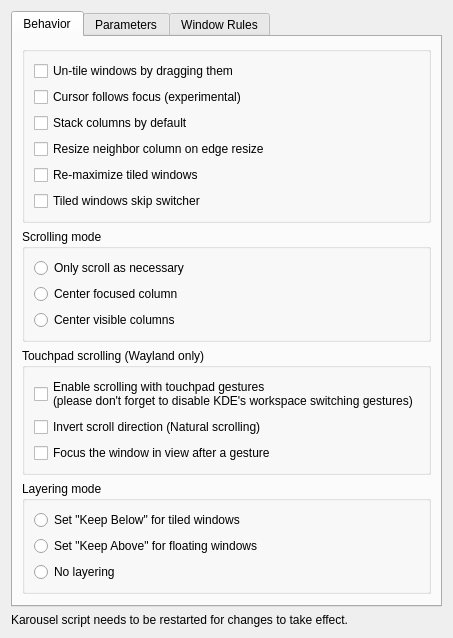
<?xml version="1.0" encoding="UTF-8"?>
<ui version="4.0">
    <class>KWin::KarouselConfigForm</class>
    <widget class="QWidget" name="KWin::KarouselConfigForm">
        <property name="windowTitle">
            <string>Karousel</string>
        </property>
        <property name="autoFillBackground">
            <bool>false</bool>
        </property>
        <layout class="QVBoxLayout" name="layout_main">
            <item>
                <widget class="QTabWidget" name="tabContainer">
                    <widget class="QWidget" name="tab_behavior">
                        <attribute name="title">
                            <string>Behavior</string>
                        </attribute>
                        <layout class="QVBoxLayout">
                            <item>
                                <widget class="QGroupBox">
                                    <property name="flat">
                                        <bool>true</bool>
                                    </property>
                                    <layout class="QVBoxLayout">
                                        <item>
                                            <widget class="QCheckBox" name="kcfg_untileOnDrag">
                                                <property name="text">
                                                    <string>Un-tile windows by dragging them</string>
                                                </property>
                                            </widget>
                                        </item>
                                        <item>
                                            <widget class="QCheckBox" name="kcfg_cursorFollowsFocus">
                                                <property name="text">
                                                    <string>Cursor follows focus (experimental)</string>
                                                </property>
                                                <property name="toolTip">
                                                    <string>When a window gains focus, move the cursor to it</string>
                                                </property>
                                            </widget>
                                        </item>
                                        <item>
                                            <widget class="QCheckBox" name="kcfg_stackColumnsByDefault">
                                                <property name="text">
                                                    <string>Stack columns by default</string>
                                                </property>
                                                <property name="toolTip">
                                                    <string>New columns start in stacked mode (only the active window visible)</string>
                                                </property>
                                            </widget>
                                        </item>
                                        <item>
                                            <widget class="QCheckBox" name="kcfg_resizeNeighborColumn">
                                                <property name="text">
                                                    <string>Resize neighbor column on edge resize</string>
                                                </property>
                                                <property name="toolTip">
                                                    <string>When resizing a column by dragging its edge, also inversely resize the column on the other side of the edge</string>
                                                </property>
                                            </widget>
                                        </item>
                                        <item>
                                            <widget class="QCheckBox" name="kcfg_reMaximize">
                                                <property name="text">
                                                    <string>Re-maximize tiled windows</string>
                                                </property>
                                                <property name="toolTip">
                                                    <string>Restore maximized and full-screen states of tiled windows on focus</string>
                                                </property>
                                            </widget>
                                        </item>
                                        <item>
                                            <widget class="QCheckBox" name="kcfg_skipSwitcher">
                                                <property name="text">
                                                    <string>Tiled windows skip switcher</string>
                                                </property>
                                            </widget>
                                        </item>
                                    </layout>
                                </widget>
                            </item>

                            <item>
                                <widget class="QGroupBox">
                                    <property name="title">
                                        <string>Scrolling mode</string>
                                    </property>
                                    <layout class="QVBoxLayout">
                                        <item>
                                            <widget class="QRadioButton" name="kcfg_scrollingLazy">
                                                <property name="text">
                                                    <string>Only scroll as necessary</string>
                                                </property>
                                            </widget>
                                        </item>
                                        <item>
                                            <widget class="QRadioButton" name="kcfg_scrollingCentered">
                                                <property name="text">
                                                    <string>Center focused column</string>
                                                </property>
                                            </widget>
                                        </item>
                                        <item>
                                            <widget class="QRadioButton" name="kcfg_scrollingGrouped">
                                                <property name="text">
                                                    <string>Center visible columns</string>
                                                </property>
                                            </widget>
                                        </item>
                                    </layout>
                                </widget>
                            </item>

                            <item>
                                <widget class="QGroupBox">
                                    <property name="title">
                                        <string>Touchpad scrolling (Wayland only)</string>
                                    </property>
                                    <layout class="QVBoxLayout">
                                        <item>
                                            <widget class="QCheckBox" name="kcfg_gestureScroll">
                                                <property name="text">
                                                    <string>Enable scrolling with touchpad gestures
(please don't forget to disable KDE's workspace switching gestures)</string>
                                                </property>
                                                <property name="toolTip">
                                                    <string>Scroll with a three-finger horizontal swipe gesture</string>
                                                </property>
                                            </widget>
                                        </item>

                                        <item>
                                            <widget class="QCheckBox" name="kcfg_gestureScrollInvert">
                                                <property name="text">
                                                    <string>Invert scroll direction (Natural scrolling)</string>
                                                </property>
                                            </widget>
                                        </item>

                                        <item>
                                            <widget class="QCheckBox" name="kcfg_gestureScrollFocus">
                                                <property name="text">
                                                    <string>Focus the window in view after a gesture</string>
                                                </property>
                                                <property name="toolTip">
                                                    <string>After a swipe, focus the window which is entirely in view and whose center is the closest to the center of the screen. Otherwise the focus stays on the window which was focused before the gesture, even if it's only partially visible.</string>
                                                </property>
                                            </widget>
                                        </item>
                                    </layout>
                                </widget>
                            </item>

                            <item>
                                <widget class="QGroupBox">
                                    <property name="title">
                                        <string>Layering mode</string>
                                    </property>
                                    <layout class="QVBoxLayout">
                                        <item>
                                            <widget class="QRadioButton" name="kcfg_tiledKeepBelow">
                                                <property name="text">
                                                    <string>Set "Keep Below" for tiled windows</string>
                                                </property>
                                            </widget>
                                        </item>
                                        <item>
                                            <widget class="QRadioButton" name="kcfg_floatingKeepAbove">
                                                <property name="text">
                                                    <string>Set "Keep Above" for floating windows</string>
                                                </property>
                                            </widget>
                                        </item>
                                        <item>
                                            <widget class="QRadioButton" name="kcfg_noLayering">
                                                <property name="text">
                                                    <string>No layering</string>
                                                </property>
                                            </widget>
                                        </item>
                                    </layout>
                                </widget>
                            </item>

                            <item>
                                <spacer name="spacer_footer">
                                    <property name="orientation">
                                        <enum>Qt::Vertical</enum>
                                    </property>
                                    <property name="sizeHint" stdset="0">
                                        <size>
                                            <width>0</width>
                                            <height>0</height>
                                        </size>
                                    </property>
                                </spacer>
                            </item>
                        </layout>
                    </widget>

                    <widget class="QWidget" name="tab_parameters">
                        <attribute name="title">
                            <string>Parameters</string>
                        </attribute>
                        <layout class="QFormLayout">
                            <item row="0" column="0">
                                <widget class="QLabel" name="label_gapsOuterTop">
                                    <property name="text">
                                        <string>Top margin:</string>
                                    </property>
                                </widget>
                            </item>
                            <item row="0" column="1">
                                <widget class="QSpinBox" name="kcfg_gapsOuterTop">
                                    <property name="suffix">
                                        <string> px</string>
                                    </property>
                                    <property name="maximum">
                                        <number>999</number>
                                    </property>
                                    <property name="value">
                                        <number>0</number>
                                    </property>
                                </widget>
                            </item>

                            <item row="1" column="0">
                                <widget class="QLabel" name="label_gapsOuterBottom">
                                    <property name="text">
                                        <string>Bottom margin:</string>
                                    </property>
                                </widget>
                            </item>
                            <item row="1" column="1">
                                <widget class="QSpinBox" name="kcfg_gapsOuterBottom">
                                    <property name="suffix">
                                        <string> px</string>
                                    </property>
                                    <property name="maximum">
                                        <number>999</number>
                                    </property>
                                    <property name="value">
                                        <number>0</number>
                                    </property>
                                </widget>
                            </item>

                            <item row="2" column="0">
                                <widget class="QLabel" name="label_gapsOuterLeft">
                                    <property name="text">
                                        <string>Left margin:</string>
                                    </property>
                                </widget>
                            </item>
                            <item row="2" column="1">
                                <widget class="QSpinBox" name="kcfg_gapsOuterLeft">
                                    <property name="suffix">
                                        <string> px</string>
                                    </property>
                                    <property name="maximum">
                                        <number>999</number>
                                    </property>
                                    <property name="value">
                                        <number>0</number>
                                    </property>
                                </widget>
                            </item>

                            <item row="3" column="0">
                                <widget class="QLabel" name="label_gapsOuterRight">
                                    <property name="text">
                                        <string>Right margin:</string>
                                    </property>
                                </widget>
                            </item>
                            <item row="3" column="1">
                                <widget class="QSpinBox" name="kcfg_gapsOuterRight">
                                    <property name="suffix">
                                        <string> px</string>
                                    </property>
                                    <property name="maximum">
                                        <number>999</number>
                                    </property>
                                    <property name="value">
                                        <number>0</number>
                                    </property>
                                </widget>
                            </item>

                            <item row="4" column="0">
                                <widget class="QLabel" name="label_gapsInnerHorizontal">
                                    <property name="text">
                                        <string>Horizontal gaps between windows:</string>
                                    </property>
                                </widget>
                            </item>
                            <item row="4" column="1">
                                <widget class="QSpinBox" name="kcfg_gapsInnerHorizontal">
                                    <property name="suffix">
                                        <string> px</string>
                                    </property>
                                    <property name="maximum">
                                        <number>999</number>
                                    </property>
                                    <property name="value">
                                        <number>0</number>
                                    </property>
                                </widget>
                            </item>

                            <item row="5" column="0">
                                <widget class="QLabel" name="label_gapsInnerVertical">
                                    <property name="text">
                                        <string>Vertical gaps between windows:</string>
                                    </property>
                                </widget>
                            </item>
                            <item row="5" column="1">
                                <widget class="QSpinBox" name="kcfg_gapsInnerVertical">
                                    <property name="suffix">
                                        <string> px</string>
                                    </property>
                                    <property name="maximum">
                                        <number>999</number>
                                    </property>
                                    <property name="value">
                                        <number>0</number>
                                    </property>
                                </widget>
                            </item>

                            <item row="6" column="0">
                                <widget class="QLabel" name="label_stackOffsetX">
                                    <property name="text">
                                        <string>Horizontal offset for stacked columns:</string>
                                    </property>
                                </widget>
                            </item>
                            <item row="6" column="1">
                                <widget class="QSpinBox" name="kcfg_stackOffsetX">
                                    <property name="suffix">
                                        <string> px</string>
                                    </property>
                                    <property name="maximum">
                                        <number>999</number>
                                    </property>
                                    <property name="value">
                                        <number>0</number>
                                    </property>
                                </widget>
                            </item>

                            <item row="7" column="0">
                                <widget class="QLabel" name="label_stackOffsetY">
                                    <property name="text">
                                        <string>Vertical offset for stacked columns:</string>
                                    </property>
                                </widget>
                            </item>
                            <item row="7" column="1">
                                <widget class="QSpinBox" name="kcfg_stackOffsetY">
                                    <property name="suffix">
                                        <string> px</string>
                                    </property>
                                    <property name="maximum">
                                        <number>999</number>
                                    </property>
                                    <property name="value">
                                        <number>0</number>
                                    </property>
                                </widget>
                            </item>

                            <item row="8" column="0">
                                <widget class="QLabel" name="label_manualScrollStep">
                                    <property name="text">
                                        <string>Manual scroll step size:</string>
                                    </property>
                                </widget>
                            </item>
                            <item row="8" column="1">
                                <widget class="QSpinBox" name="kcfg_manualScrollStep">
                                    <property name="suffix">
                                        <string> px</string>
                                    </property>
                                    <property name="maximum">
                                        <number>999</number>
                                    </property>
                                    <property name="value">
                                        <number>0</number>
                                    </property>
                                </widget>
                            </item>

                            <item row="9" column="0">
                                <widget class="QLabel" name="label_gestureScrollStep">
                                    <property name="text">
                                        <string>Touchpad gesture scrolling speed:</string>
                                    </property>
                                    <property name="toolTip">
                                        <string>The amount to scroll per edge-to-edge gesture</string>
                                    </property>
                                </widget>
                            </item>
                            <item row="9" column="1">
                                <widget class="QSpinBox" name="kcfg_gestureScrollStep">
                                    <property name="suffix">
                                        <string> px</string>
                                    </property>
                                    <property name="maximum">
                                        <number>10000</number>
                                    </property>
                                    <property name="minimum">
                                        <number>100</number>
                                    </property>
                                    <property name="singleStep">
                                        <number>100</number>
                                    </property>
                                    <property name="value">
                                        <number>1920</number>
                                    </property>
                                </widget>
                            </item>

                            <item row="10" column="0">
                                <widget class="QLabel" name="label_presetWidths">
                                    <property name="text">
                                        <string>Preset widths:</string>
                                    </property>
                                    <property name="toolTip">
                                        <string>Widths used for cycling through widths</string>
                                    </property>
                                </widget>
                            </item>
                            <item row="10" column="1">
                                <widget class="QLineEdit" name="kcfg_presetWidths">
                                    <property name="toolTip">
                                        <string>Comma-separated list of widths. Supported units: "px" and "%".</string>
                                    </property>
                                </widget>
                            </item>

                            <item row="11" column="0">
                                <widget class="QLabel" name="label_verticalResizeStep">
                                    <property name="text">
                                        <string>Vertical resize step size:</string>
                                    </property>
                                    <property name="toolTip">
                                        <string>Step size when increasing/decreasing window height</string>
                                    </property>
                                </widget>
                            </item>
                            <item row="11" column="1">
                                <widget class="QSpinBox" name="kcfg_verticalResizeStep">
                                    <property name="suffix">
                                        <string> px</string>
                                    </property>
                                    <property name="maximum">
                                        <number>999</number>
                                    </property>
                                    <property name="minimum">
                                        <number>1</number>
                                    </property>
                                    <property name="value">
                                        <number>1</number>
                                    </property>
                                </widget>
                            </item>

                            <item row="12" column="0">
                                <widget class="QLabel" name="label_offScreenOpacity">
                                    <property name="text">
                                        <string>Obscured window opacity:</string>
                                    </property>
                                </widget>
                            </item>
                            <item row="12" column="1">
                                <widget class="QSpinBox" name="kcfg_offScreenOpacity">
                                    <property name="suffix">
                                        <string> %</string>
                                    </property>
                                    <property name="maximum">
                                        <number>100</number>
                                    </property>
                                    <property name="value">
                                        <number>0</number>
                                    </property>
                                </widget>
                            </item>

                        </layout>
                    </widget>

                    <widget class="QWidget" name="tab_windowRules">
                        <attribute name="title">
                            <string>Window Rules</string>
                        </attribute>
                        <layout class="QVBoxLayout">
                            <item>
                                <layout class="QHBoxLayout">
                                    <item>
                                        <widget class="QLabel" name="label_desktops">
                                            <property name="text">
                                                <string>Tiled desktops:</string>
                                            </property>
                                            <property name="wordWrap">
                                                <bool>true</bool>
                                            </property>
                                        </widget>
                                    </item>
                                    <item>
                                        <widget class="QLineEdit" name="kcfg_tiledDesktops">
                                            <property name="toolTip">
                                                <string>Regex string to match desktops by desktop name"</string>
                                            </property>
                                        </widget>
                                    </item>
                                </layout>
                            </item>
                            <item>
                                <widget class="QPlainTextEdit" name="kcfg_windowRules">
                                    <property name="tabChangesFocus">
                                        <bool>true</bool>
                                    </property>
                                    <property name="lineWrapMode">
                                        <enum>QPlainTextEdit::NoWrap</enum>
                                    </property>
                                    <property name="font">
                                        <font><family>Monospace</family></font>
                                    </property>
                                </widget>
                            </item>
                        </layout>
                    </widget>
                </widget>
            </item>
         <item>
            <widget class="QLabel" name="label">
                <property name="text">
                    <string>Karousel script needs to be restarted for changes to take effect.</string>
                </property>
            </widget>
        </item>
        </layout>
    </widget>
    <resources/>
    <connections/>
</ui>
